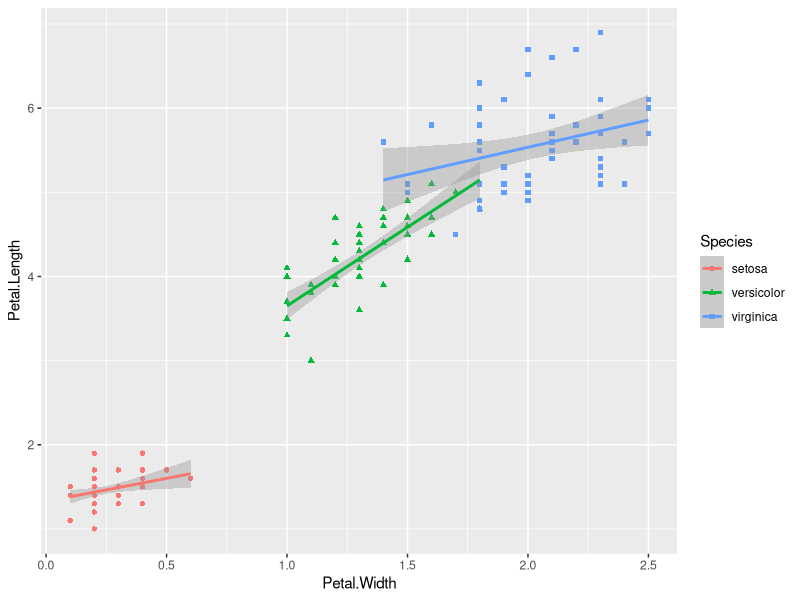

Write R code to recreate this figure.
## ---- chunk 1
for(i in 1:5){
print(i)
}
## ---- chunk 2
x<-1:10
x[6]
## ---- chunk 3
sum(x)
for (i in 1:3){
  print(i)
}
## ---- chunk 4
x <- 2;
for (i in 1:4){
x <- x^2;
}
## ---- chunk 5
dogs <- 10;
for (i in 1:5){
dogs <- dogs + 1;
}
## ---- chunk 6
nameVector <- c("Charlie", "Helga", "Clancy", "Matilda", "Jones");
for (i in 1:length(nameVector)){
print(paste("Nice to meet you", nameVector[i], " "))
}
## ---- chunk 7
#How many positions are in nameVector
length(nameVector)

#how do we index a vector
nameVector[1]
## ---- chunk 8
paste("Nice to meet you", nameVector[1], sep=" ")
#loops are their own little environments, so print() so you can see them on your console. 
nameVector <- c("Charlie", "Helga", "Clancy", "Matilda", "Jones");
for (i in 1:length(nameVector)){
print(paste("Nice to meet you", nameVector[i], " "))
}
## ---- chunk 9
#For a vector
x<-c(1,2,3,4,5)
x[3]
#For a List
a<-list(1,2,3,4,5)
a[[3]]
## ---- chunk 10
 n = c(2, 3, 5) 
 s = c("aa", "bb", "cc", "dd", "ee") 
 b = c(TRUE, FALSE, TRUE, FALSE, FALSE) 
 x = list(n, s, b, 3)   # x contains copies of n, s, b
x
## ---- chunk 11
x[2] 
#With an index vector, we can retrieve a slice with multiple members.
x[c(2, 4)] 
## ---- chunk 12
x[[2]] 
#We can modify its content directly.
x[[2]][1] = "ta" 
x[[2]] 
## ---- chunk 13
#Create an blank output
outputs<-list()

for (x in 1:5){
  outputs[[x]]<-x*10
}
outputs
## ---- chunk 14
output<-list()
for(x in 1:10) {
  output[1]<-sum(x + x^2)
}
## ---- chunk 15
output2<-list()
for(x in 1:11) {
  output2[x+1]<-sum(x + x^2)
}
## ---- chunk 16
for (x in 1:5){
  if(x > 3){
    print(paste(x,"is greater than 3"))
  }
  if(x <= 3){
    print(paste(x,"is less than or equal to 3"))
  }
}
## ---- chunk 17
for (x in 1:5){
  if(x > 3){break}
  if(x <= 3){print(paste(x,"is less than or equal to 3"))}
}
## ---- chunk 18
for (x in 1:5){
  if(x == 4){next}
  if(x > 3){print(paste(x,"is greater than 3"))}
  if(x <= 3){print(paste(x,"is less than or equal to 3"))}
  }
## ---- chunk 19
for (x in 1:5){
   if(x <= 4){
    print(paste(x,"is less than or equal to 4"))
  }
  #Kill the loop after x=3
  if(x > 3){
    break
  }
}
## ---- chunk 20
require(ggplot2)
ggplot(iris,aes(Petal.Width,Petal.Length,col=Species,shape=Species)) + geom_point() + geom_smooth(method="lm")
